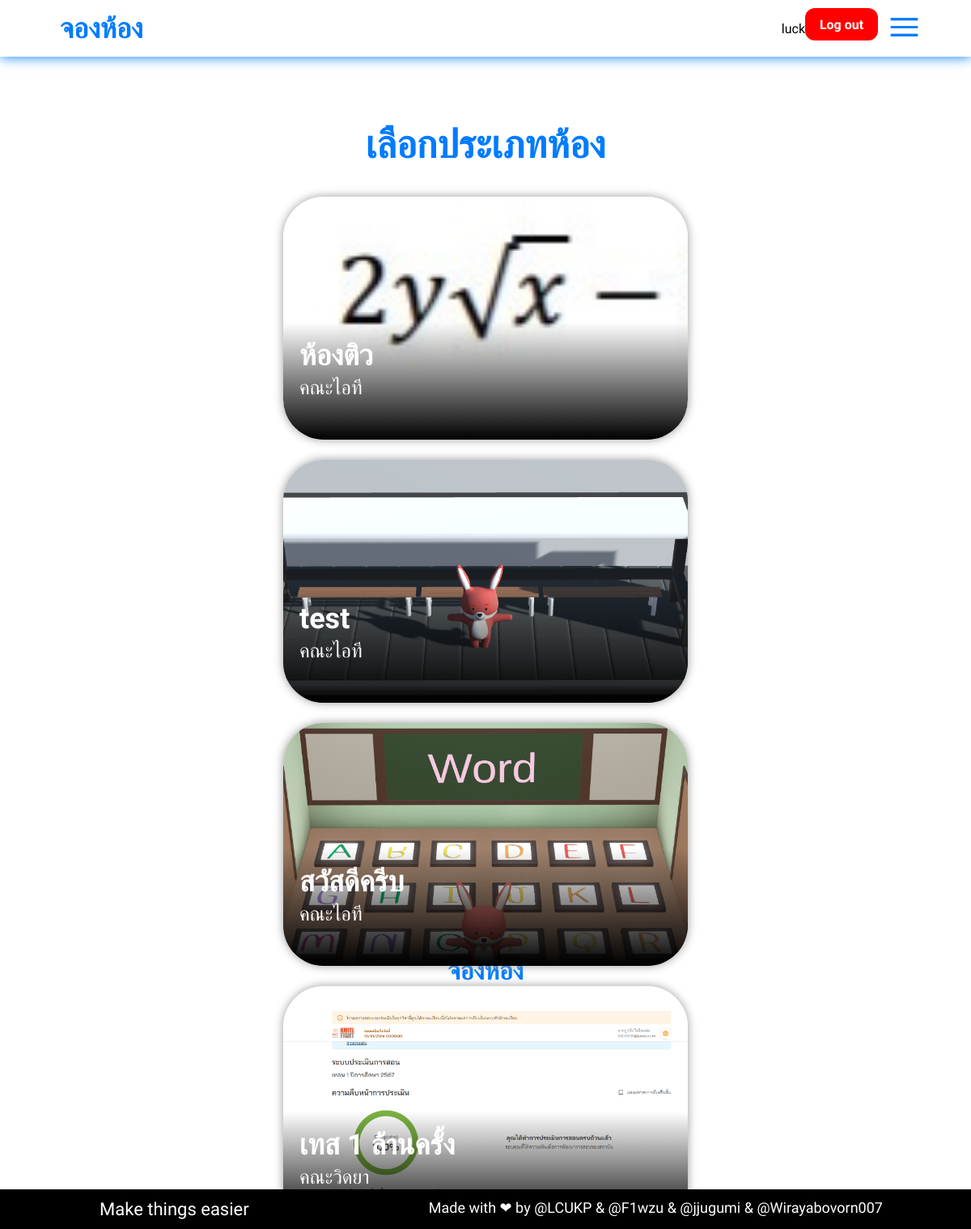
The app's page / (signed in) with its own data.
### app_admin/models.py (models this page shows, shortened)
class category(models.Model) :
    catname = models.CharField(max_length=200)
    permission = models.CharField(max_length=255)
    address = models.CharField(max_length=255, default="Invalid")
    time = models.CharField(max_length=100, default="08:00-20:00")
    note = models.CharField(max_length=255, default="Invalid")
    img = models.ImageField(upload_to ='app_admin/static/img/cat/')
    admin = models.ForeignKey(admin_acc,on_delete=models.CASCADE)

### app_user/views.py (the view)
# urls.py: path("",views.index),
def index(request) :
    if request.user.is_authenticated :
        all_category = category.objects.all()
        return render(request,"index.html",{"all_category":all_category})
    return render(request,"index.html")

### app_user/templates/index.html (shortened to what this page needs)
{% extends "base.html" %}
{% load static %}
{% block link %}
    {% if user.is_authenticated %}
        <link rel="stylesheet" href="{% static 'css/reservation.css' %}">
    {% else %}
        <link rel="stylesheet" href="{% static 'css/home.css' %}">
    {% endif %}
{% endblock %}
{% block content %}
{% if user.is_authenticated %}
<div class="container">
    <h1 class="res-head">เลือกประเภทห้อง</h1>
    <div class="reserv-container">
        {% for cat in all_category %}
        <a href="selectroom?catid={{cat.id}}">
        <div class="card img-card" style="background-image: url('../..{{cat.img.url}}');">
            <div class="card-overlay">
                <p class="card-title">{{ cat.catname }}</p>
                <p class="card-sub">{{ cat.address }}</p>
            </div>
        </div>
        </a>
        {% endfor %}
    </div>
</div>
{% endif %}
<h1 id="background-text">จองห้อง</h1>
{% endblock %}

### app_user/templates/base.html (shortened to what this page needs)
{% load static %}
<!DOCTYPE html>
<html lang="en">
<head>
    {% block link %}
    {% endblock %}
    <link rel="stylesheet" href="{% static 'css/form.css' %}">
    <link rel="stylesheet" href="{% static 'css/nav.css' %}">
    <link rel="stylesheet" href="{% static 'css/footer.css' %}">
    <link rel="stylesheet" href="{% static 'css/style.css' %}">
    <link rel="stylesheet" href="{% static 'css/font.css' %}">
</head>
<body>
<nav class="kanit-regular">
  <div class="nav">
      <a class="brand" href="/"><h3>จองห้อง</h3></a>
    <div class="menu">
    {% if user.is_authenticated %}
        <p> {{ user.username }}</p>
        <form action="{% url 'logout' %}" method="post">
            <button type="submit" class="logout" onclick="return confirm('ต้องการออกจากระบบใช่หรือไม่')">Log out</button>
        </form>
        <a href="#" id="menu-icon">
            <img id="menu-img" src="{% static '/icon/menu.png' %}" alt="Menu">
        </a>
    {% else %}
            <a href="users/login/"><button class="login">Log in</button></a>
    {% endif %}
    </div>
  </div>
</nav>
    {% block content %}
    {% endblock %}
    <footer>
        <span class="make-thing">Make things easier</span>
        <span class="made-by">Made with ❤ by
            <a href="https://github.com/LCUKP">@LCUKP</a> &
            <a href="https://github.com/F1wzu">@F1wzu</a> &
            <a href="https://github.com/wednesdayvibe">@jjugumi</a> &
            <a href="https://github.com/Wirayabovorn007">@Wirayabovorn007</a>
        </span>
    </footer>
</body>
</html>

### app_user/static/css/reservation.css (style rules this page uses)
.reserv-container { display: flex; justify-content: center; align-items: center; flex-wrap: wrap; margin-top: 20px; row-gap: 25px; column-gap: 25px; max-width: 80%; }
.reserv-container .card { position: relative; width: 500px; height: 300px; border-radius: 50px; box-shadow: 0 0px 12px #999999; transition: transform 0.3s, box-shadow 0.3s; cursor: pointer; }
.res-head { font-size: 48px; color: #007bff; }
.img-card { background-size: cover; }
.reserv-container .card .card-overlay { position: absolute; bottom: 0; width: 92%; height: 35%; padding: 20px; border-bottom-left-radius: 50px; border-bottom-right-radius: 50px; background-image: linear-gradient(rgba(0, 0, 0, 0.0),#000); color: #fff; }
.reserv-container .card-title { font-size: 36px; font-weight: bold; margin: 0; }
.reserv-container .card-sub { font-size: 24px; margin: 5px 0 0; }

### app_user/static/css/nav.css (style rules this page uses)
* { margin: 0; font-family: "Kanit", sans-serif; }
.nav { z-index: 997; background-color: white; box-shadow: 0 0 15px #007bff; display: -webkit-flex; -webkit-justify-content: space-between; align-items: center; position: fixed; width: 100%; }
.brand { padding: 14px; color: #007bff; font-weight: bold; font-size: 30px; transition: 0.3s; margin-left: 60px; }
a { text-decoration: none; }
.logout { margin-bottom: 10px; font-weight: bold; background-color: #ff0000; color: white; border: none; border-radius: 12px; cursor: pointer; height: 40px; padding: 0; width: 90px; font-size: 16px; transition: 0.1s; }
.nav img { height: 45px; margin-left: 10px; transition: transform 0.3s ease; }
.menu { display: -webkit-flex; align-items: center; margin-right: 60px; }
@media only screen and (max-width: 1200px) { .nav { top: 0; } }

### app_user/static/css/footer.css (style rules this page uses)
footer { display: -webkit-flex; position: fixed; width: 100%; left: 0; bottom: 0; background-color: #000; color: #fff; padding: 12px; -webkit-justify-content: space-around; font-size: 22px; font-family: "Kanit", sans-serif; font-weight: 500; font-style: normal; margin-top: 5px; bottom: 0; z-index: 997; }
.made-by { list-style: none; font-family: "Kanit", sans-serif; font-size: 18px; font-weight: 250; font-style: normal; padding-right: 10px; }
a { text-decoration: none; color: #fff; }

### app_user/static/css/style.css (style rules this page uses)
* { scroll-behavior: smooth; }
h1 { padding-bottom: 15px; color: #007bff; text-align: center; }
.container { display: -webkit-flex; -webkit-flex-direction: column; align-items: center; width: 100%; height: 10vh; padding: 150px 0px 800px; margin-bottom: 150px; animation:fadeInUp 1s ease backwards; }

### records on screen
category: img (picture), catname "ห้องติว", address "คณะไอที"
category: img (picture), catname "test", address "คณะไอที"
category: img (picture), catname "สวัสดีครีบ", address "คณะไอที"
category: img (picture), catname "เทส 1 ล้านครั้ง", address "คณะวิดยา"

### other values on screen
{{ user.username }} "luck"
